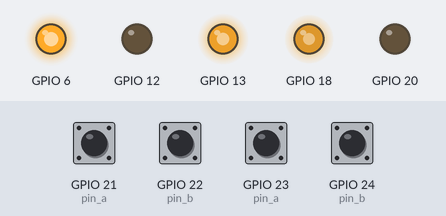
Recording of a program running on a simulated Raspberry Pi (BCM pin numbers). Parts: output pins drawn as LEDs (lit = HIGH). The inputs (shaded band) are chosen by the test bench; at power-on: GPIO 21 (pin_a), GPIO 22 (pin_b), GPIO 23 (pin_a), GPIO 24 (pin_b) HIGH. Threads take turns every 2 ms; the clock reads 2024-03-15 10:24:30 at power-on unless the program sets it; what the program prints to the terminal is not drawn.

Above: at 0.1 s.
Timing chart, 0 to 1.6 s (numbered marks = the images above):
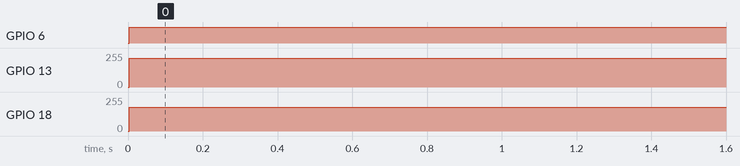

The program:

acceleration_test.py
```python
import RPi.GPIO as GPIO
import time
import csv
from component_modules.encoder_class import Encoder
from component_modules.motor_class import Motor
from component_modules.controller_class import Controller

try:
    #PARAMETERS
    # MOTOR LEFT pins: 12 backward, 13 forward
    # MOTOR RIGHT pins: 20 backward, 18 forward
    PWM = 70
    duration = 30  # (s)
    direction = "forward"
    filename = "output_data/stopping_test/PWM90_test2.csv"

    data = []
    start_time = time.time()

    left_encoder = Encoder(pin_a=21, pin_b=22)
    right_encoder = Encoder(pin_a=23, pin_b=24)
    left_encoder.start()
    right_encoder.start()
    GPIO.setmode(GPIO.BCM)
    GPIO.setup(6, GPIO.OUT)
    GPIO.output(6, GPIO.HIGH)

    left_motor = Motor(pins={"forward": 13, "backward": 12}, set_speed=0, coefficients=[6.8235, 0.1836], c_type="FF_1", encoder=left_encoder, pwm_frequency=1000, min=20)
    right_motor = Motor(pins={"forward": 18, "backward": 20}, set_speed=0, coefficients=[6.8235, 0.1836], c_type="FF_1", encoder=right_encoder, pwm_frequency=1000, min=20)

    left_motor.PWM = 1.2 * PWM
    right_motor.PWM = PWM

    left_motor.set_motor_speed()
    right_motor.set_motor_speed()

    for i in range(100 * duration):
        elapsed_time = time.time() - start_time
        right_speed = right_encoder.speed()
        left_speed = left_encoder.speed()
        data.append([elapsed_time, left_speed, right_speed])
        print(f"Left: {left_speed}, Right: {right_speed}")
        time.sleep(0.1)

    with open(filename, mode='w', newline='') as file:
        writer = csv.writer(file)
        writer.writerow(['Time (s)', 'Left Wheel Speed (rad/s)', 'Right Wheel Speed (rad/s)'])  # header
        writer.writerows(data)

except KeyboardInterrupt:
    right_encoder.stop()
    left_encoder.stop()
    left_motor.stop_motor()
    right_motor.stop_motor()
    left_motor.cleanup()
    right_motor.cleanup()
    GPIO.cleanup()
```

encoder_class.py
```python
import RPi.GPIO as GPIO
import threading
import time

class Encoder:
    def __init__(self, pin_a, pin_b, debounce_s=0.00, rads_per_count=0.06, update_interval=0.005):
        self.pin_a = pin_a
        self.pin_b = pin_b
        self.debounce_s = debounce_s  # sec
        self.rads_per_count = rads_per_count
        self.update_interval = update_interval

        self.count_a = 0
        self.count_b = 0

        self.last_time_a = 0  # sec
        self.last_time_b = 0  # sec
        self.last_count_a = 0  # sec
        self.last_count_b = 0  # sec

        self.direction = 1
        self.angular_velocity = 0

        self.lock = threading.Lock()
        self.running = False
        self.updater_thread = None
        self.stop_event = threading.Event()

        GPIO.setmode(GPIO.BCM)

        GPIO.setup(self.pin_a, GPIO.IN, pull_up_down=GPIO.PUD_UP)
        GPIO.setup(self.pin_b, GPIO.IN, pull_up_down=GPIO.PUD_UP)

    def _callback_a(self, channel):
        now = time.time()
        if now - self.last_time_a > self.debounce_s:
            self.dt_a = now - self.last_time_a
            self.last_time_a = now
            with self.lock:
                self.count_a += 1
                if GPIO.input(self.pin_b) == GPIO.HIGH:
                    self.direction = 1
                else:
                    self.direciton = -1

    def _callback_b(self, channel):
        now = time.time()
        if now - self.last_time_b > self.debounce_s:
            self.dt_b = now - self.last_time_b
            self.last_time_b = now
            with self.lock:
                self.count_b += 1
                if GPIO.input(self.pin_a) == GPIO.HIGH:
                    self.direction = -1
                else:
                    self.direciton = 1

    def _speed_updater(self):
        while not self.stop_event.is_set():
            with self.lock:
                dc_a = self.count_a - self.last_count_a
                dc_b = self.count_b - self.last_count_b
                self.angular_velocity = self.direction * self.rads_per_count * ((dc_a / self.update_interval + dc_b / self.update_interval) / 2)
                self.last_count_a = self.count_a
                self.last_count_b = self.count_b
            time.sleep(self.update_interval)

    def start(self):
        if not self.running:
            GPIO.add_event_detect(self.pin_a, GPIO.RISING, callback=self._callback_a)
            GPIO.add_event_detect(self.pin_b, GPIO.RISING, callback=self._callback_b)
            self.stop_event.clear()
            self.updater_thread = threading.Thread(target=self._speed_updater, daemon=True)
            self.updater_thread.start()
            self.running = True

    def stop(self):
        if self.running:
            GPIO.remove_event_detect(self.pin_a)
            GPIO.remove_event_detect(self.pin_b)
            self.running = False

    def get_counts(self):
        with self.lock:
            return self.count_a, self.count_b

    def speed(self):
        with self.lock:
            return self.angular_velocity
```

motor_class.py
```python
import RPi.GPIO as GPIO
import time

from component_modules.controller_class import Controller
from component_modules.encoder_class import Encoder

class Motor:
    def __init__(self, pins, set_speed=0, coefficients=[], c_type="PID", encoder=None, pwm_frequency=1000, min=0):
        # Self Variable Declarations and Assignments
        self.set_speed = set_speed
        self.speed = 0
        self.PWM = 0
        self.pwm_frequency = pwm_frequency
        self.type = c_type
        self.controller = Controller(coefficients, c_type, min)
        self.encoder = encoder
        self.pins = {}  # Make sure 2nd pin is the backwards pin

        if ("type"=="PID"):
            self.encoder.start()

        GPIO.setmode(GPIO.BCM)  # Use Broadcom pin-numbering scheme

        # Pin Setup
        for pin_name in pins:
            #print(pins[pin_name])
            GPIO.setup(pins[pin_name], GPIO.OUT)
            self.pins[pin_name] = GPIO.PWM(pins[pin_name], pwm_frequency)

        # Start PWM Pins
        for pin_name in self.pins:
            self.pins[pin_name].start(0)

    def calc_PWM(self, set_speed):
        # Calculate PWM from controller. Encoder feedback is used to adjust the PWM signal.
        if (self.type=="PID"):
            self.encoder.update()
            self.speed = self.encoder.speed() #rad/s
            error = set_speed - self.speed
        elif (self.type=="FF_1" or self.type=="FF_2"):
            error = set_speed
        self.PWM = self.controller.calculate_pwm(error, 0.001) #dt = 1ms
        return self.PWM

    def set_motor_speed(self):
        # Set the motor speed using PWM. The speed is set based on the calculated PWM value.
        #print(self.PWM)
        self.PWM = max(-99, min(99, self.PWM))
        if self.PWM < 0:
            #print("Backward")
            self.pins["backward"].ChangeDutyCycle(-self.PWM)
        else:
            #print("Forward")
            self.pins["forward"].ChangeDutyCycle(self.PWM)

        return

    def stop_motor(self):
        # Stop the motor by setting the PWM signal to 0.
        for pin_name in self.pins:
            self.pins[pin_name].ChangeDutyCycle(0)
        return

    def get_speed(self):
        # Get the current speed of the motor. This is usually obtained from the encoder.
        self.speed = self.encoder.get_speed() #need to add encoder paramaters here
        return self.speed

    def cleanup(self):
        # Cleanup the GPIO pins when done. This is important to avoid warnings and errors when re-running the code.
        for pin_name in self.pins:
            self.pins[pin_name].stop()
        return
```

controller_class.py
```python
# This class is used to control the motor speed using PWM signals.
# The main method is calc_PWM which takes an error value computed from input and measured motor speed and calculated a PWM output value
# The coefficients are in the order: [Proportional (Kp), Integral(Ki), Derivative(Kd)]

class Controller:
    def __init__(self, coefficients, c_type="PID", min=0):
        self.coefficients = coefficients
        self.previous_error = 0.0
        self.sum_error = 0.0
        self.type = c_type
        self.min = min


    def calculate_pwm(self, error, dt):
        if (self.type == "PID"):
            PWM = 0

            # Calculate Proportional Gain
            p = self.coefficients[0] * error

            # Calculate Integral Gain
            self.sum_error += error * dt
            i = self.coefficients[1] * self.sum_error

            # Calculate Derivative Gain
            d = self.coefficients[2] * (error - self.previous_error) / dt

            self.previous_error = error

            PWM = p + i + d

            #Scaling here! Might need adjustments!!!
            if PWM > 100:
                PWM = 100
            elif PWM < 0:
                PWM = 0

            return PWM
        elif (self.type == "FF_1"):
            # Calculate Feed Forward Gain
            intercept = self.coefficients[0]
            slope = self.coefficients[1]
            FF = intercept + slope * error

            #Scaling here! Might need adjustments!!!
            if FF > 100:
                FF = 100
            elif FF < self.min:
                FF = 0

            return FF
        elif (self.type == "FF_2"):
            # Calculate Feed Forward Gain
            if(error > 0 and error < 12):
                intercept = self.coefficients[0]
                slope = self.coefficients[1]
                FF = intercept + slope * error
            elif(error >= 12 and error < 15):
                intercept = self.coefficients[2]
                slope = self.coefficients[3]
                FF = intercept + slope * error

            #Scaling here! Might need adjustments!!!
            if FF > 100:
                FF = 100
            elif FF < self.min:
                FF = 0

            return FF
        else:
            raise ValueError("Invalid controller type. Use 'PID' or 'FF_1 or 'FF_2'.")


 
```

Measured:
- by itself, GPIO 6: LOW → HIGH at 0.00 s
- by itself, GPIO 13: 0/255 → 214/255 at 0.00 s
- by itself, GPIO 18: 0/255 → 179/255 at 0.00 s
